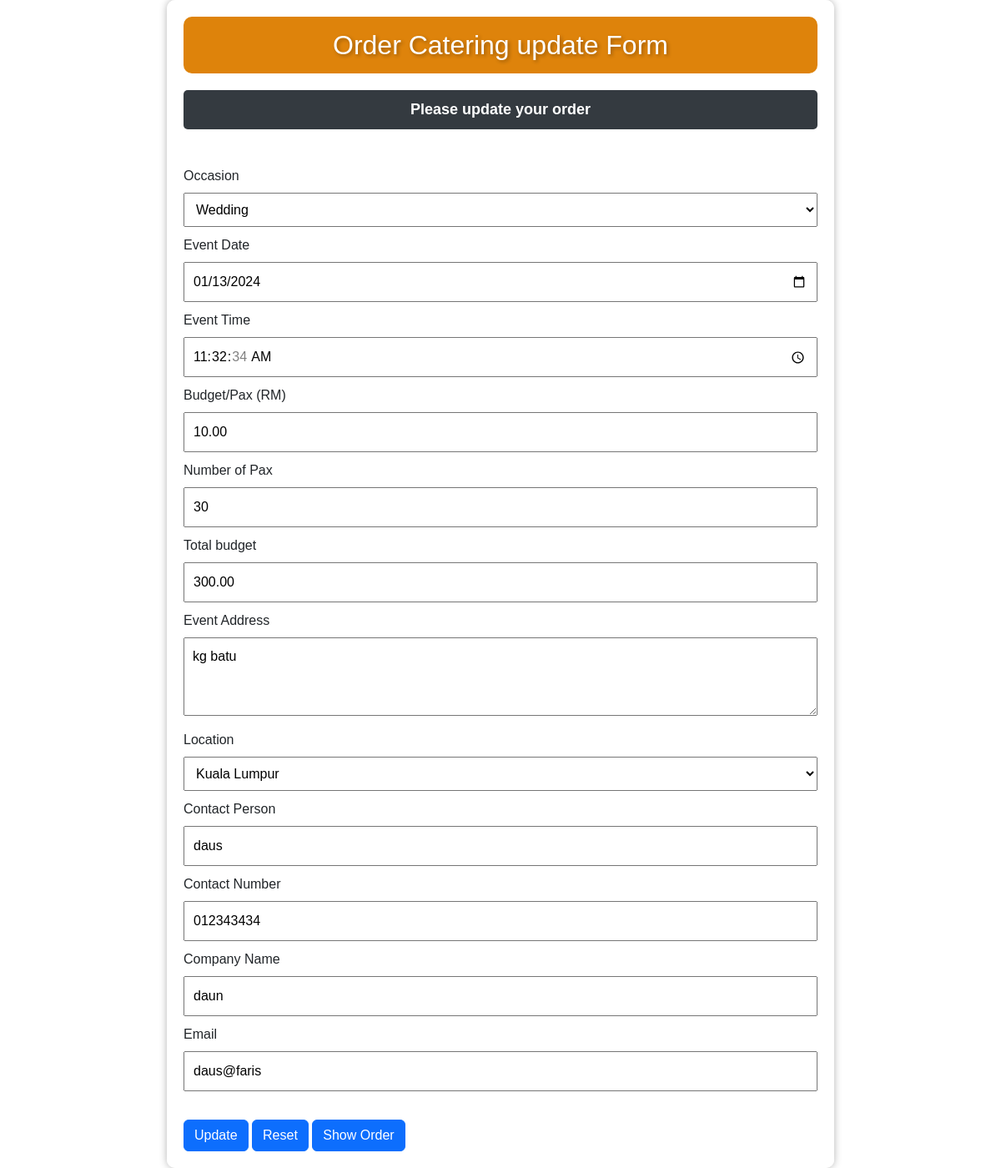
/update_order.php?order_id=1, run on the app's committed database.
### tables this page shows
CREATE TABLE `orders` (
  `ID` int(11) NOT NULL,
  `Occasion` varchar(40) NOT NULL,
  `EventDate` date NOT NULL,
  `EventTime` time NOT NULL,
  `BudgetPerPax` decimal(10,2) NOT NULL,
  `NumberOfPax` int(11) NOT NULL,
  `TotalBudget` decimal(10,2) NOT NULL,
  `EventAddress` varchar(255) NOT NULL,
  `Location` varchar(20) NOT NULL,
  `ContactPerson` varchar(40) NOT NULL,
  `ContactNumber` varchar(20) NOT NULL,
  `CompanyName` varchar(30) NOT NULL,
  `Email` varchar(40) NOT NULL,
  `SpecialRequests` text DEFAULT NULL,
  `PromoCode` varchar(10) DEFAULT NULL
);

### update_order.php (the view, shortened to what this page needs)
<?php
require_once('db_catering.php');
if (isset($_GET['order_id'])) {
    $order_id = $_GET["order_id"];
    $sql = "SELECT * FROM orders WHERE ID='$order_id'";
    $result = mysqli_query($connection, $sql);
    if (mysqli_num_rows($result) > 0) {
        while ($row = mysqli_fetch_assoc($result)) {
            $occasion = $row['Occasion'];
            $event_date = $row['EventDate'];
            $event_time = $row['EventTime'];
            $event_budget = $row['BudgetPerPax'];
            $no_of_pax = $row['NumberOfPax'];
            $total_budget = $row['TotalBudget'];
            $event_address = $row['EventAddress'];
            $location = $row['Location'];
            $contact_person = $row['ContactPerson'];
            $company_name = $row['CompanyName'];
            $contact_number = $row['ContactNumber'];
            $email = $row['Email'];
        }
    }
}
?>
<!DOCTYPE html>
<html lang="en">
<head>
    <link href="https://cdn.jsdelivr.net/npm/bootstrap@5.3.2/dist/css/bootstrap.min.css" rel="stylesheet">
</head>
<body>
    <div class="container">
        <h2>Order Catering update Form</h2>
        <p>Please update your order</p><br>
        <form action="" method="post">
            <div class="form-group">
                <label for="occasion">Occasion</label>
                <select id="occasion" name="occasion" onchange="checkOther(this)">
                    <option value="Wedding" <?php if ($occasion == 'Wedding') echo 'selected'; ?>>Wedding</option>
                </select>
            </div>
            <div class="form-group">
                <label for="event_date">Event Date</label>
                <input type="date" id="event_date" name="event_date" required value="<?php echo $event_date; ?>">
            </div>
            <div class="form-group">
                <label for="event_time">Event Time</label>
                <input type="time" id="event_time" name="event_time" required value="<?php echo $event_time; ?>">
            </div>
            <div class="form-group">
                <label for="event_budget">Budget/Pax (RM)</label>
                <input type="text" id="event_budget" name="event_budget" oninput="updateTotalBudget()" required value="<?php echo $event_budget; ?>">
            </div>
            <div class="form-group">
                <label for="no_of_pax">Number of Pax</label>
                <input type="text" id="no_of_pax" name="no_of_pax" oninput="updateTotalBudget()" required value="<?php echo $no_of_pax; ?>">
            </div>
            <div class="form-group">
                <label for="total_budget">Total budget</label>
                <input type="text" id="total_budget" name="total_budget" readonly required value="<?php echo $total_budget; ?>">
            </div>
            <div class="form-group">
                 <label for="event_address">Event Address</label>
                 <textarea type="text" id="event_address" name="event_address" rows="3" cols="10" required><?php echo $event_address; ?></textarea>
            </div>
            <div class="form-group">
                <label for="location">Location</label>
                <?php
                $locations = array('Kuala Lumpur' => 'Kuala Lumpur', 'Selangor' => 'Selangor');
                echo '<select name="location">';
                foreach ($locations as $key => $value) {
                    echo "<option value=\"$key\"";
                    if ($location == $key) echo ' selected';
                    echo ">$value</option>\n";
                }
                echo '</select>';
                ?>
            </div>
            <div class="form-group">
                <label for="contact_person">Contact Person</label>
                <input type="text" id="contact_person" name="contact_person" required value="<?php echo $contact_person; ?>">
            </div>
            <div class="form-group">
                <label for="contact_number">Contact Number</label>
                <input type="tel" id="contact_number" name="contact_number" required value="<?php echo $contact_number; ?>">
            </div>
            <div class="form-group">
                <label for="company_name">Company Name</label>
                <input type="text" id="company_name" name="company_name" value="<?php echo $company_name; ?>">
            </div>
            <div class="form-group">
                <label for="email">Email</label>
                <input type="email" id="email" name="email" required value="<?php echo $email; ?>">
            </div>
            <br>
            <button type="submit" name="btn_update" class="btn btn-primary">Update </button>
            <button type="reset" name="btn_reset" class="btn btn-primary">Reset </button>
            <a class="btn btn-primary" href="show_order.php"> Show Order </a>
        </form>
    </div>
</body>
</html>

### update_order.php (style rules this page uses)
body { font-family: 'Montserrat', sans-serif; margin: 0; padding: 0; background-size: cover; background-image: url('images.jpeg'); }
h2 { text-align: center; background-color: #de830b; color: #fff; padding: 15px; margin-bottom: 20px; border-radius: 10px; text-shadow: 2px 2px 4px rgba(0, 0, 0, 0.3); }
p { text-align: center; background-color: #343a40; color: #fff; font-weight: bold; font-size: 18px; margin-bottom: 20px; padding: 10px; border-radius: 5px; }
button { background-color: #c22f3d; color: #fff; padding: 10px 20px; border: none; cursor: pointer; font-size: 16px; }
.container { max-width: 800px; margin: 0 auto; background-color: rgba(255, 255, 255, 0.9); padding: 20px; border-radius: 10px; box-shadow: 0 0 10px rgba(0, 0, 0, 0.3); overflow: hidden; }
label { display: block; margin-bottom: 8px; }
input, select, textarea { width: 100%; padding: 10px; margin-bottom: 10px; box-sizing: border-box; }

### data on the page
orders: event_date "01/13/2024", event_time "11:32:34", event_budget "10.00", no_of_pax "30", total_budget "300.00", event_address "kg batu", contact_person "daus", contact_number "012343434", company_name "daun", email "daus@faris"

### other printed values
form field location "Kuala Lumpur"
